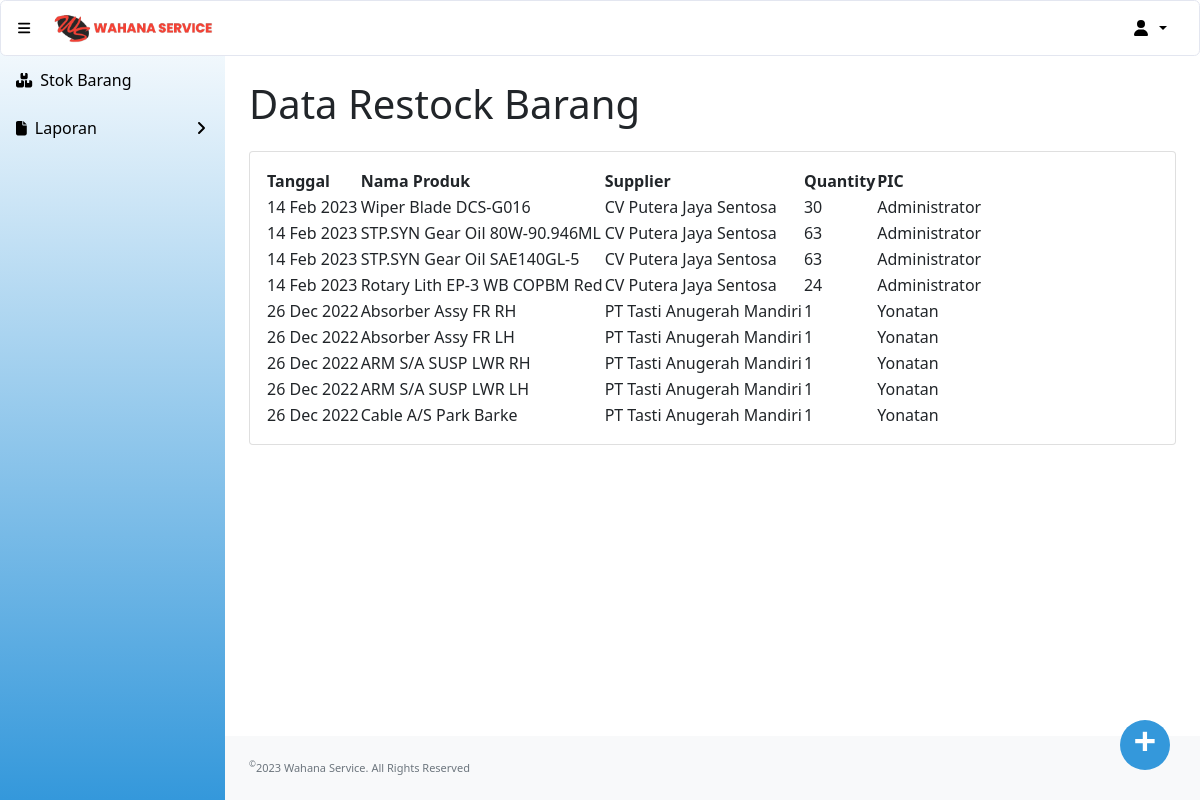
Screenshot of /restock_barang.php (signed in) with the database file from the repository.
### tables this page shows
CREATE TABLE `barang_masuk` (
  `id_masuk` int(11) NOT NULL,
  `id_produk` varchar(10) NOT NULL,
  `id_supplier` int(11) NOT NULL,
  `tanggal` date NOT NULL DEFAULT current_timestamp(),
  `stok` int(11) NOT NULL,
  `id` int(11) NOT NULL
);

CREATE TABLE `produk` (
  `id_produk` varchar(10) NOT NULL,
  `id_supplier` int(11) NOT NULL,
  `nama_produk` varchar(100) NOT NULL,
  `jenis_barang` varchar(100) NOT NULL,
  `qty` int(10) NOT NULL,
  `harga` int(10) NOT NULL
);

CREATE TABLE `supplier` (
  `id_supplier` int(11) NOT NULL,
  `nama_supplier` varchar(200) NOT NULL,
  `alamat` varchar(500) NOT NULL,
  `no_telp` varchar(20) NOT NULL
);

CREATE TABLE `user` (
  `id` int(11) NOT NULL,
  `username` varchar(200) NOT NULL,
  `password` text NOT NULL,
  `fullname` varchar(200) NOT NULL,
  `level` enum('owner','admin','kasir') NOT NULL
);

### restock_barang.php (the view, shortened to what this page needs)
<?php
include "conn.php";
?>
<!DOCTYPE html>
<html lang="en">
    <head>
        <link href="https://cdn.jsdelivr.net/npm/simple-datatables@latest/dist/style.css" rel="stylesheet" />
        <link href="css/styles.css" rel="stylesheet" />
    </head>
    <body class="sb-nav-fixed">
    <?php include "head.php"; ?>
        <div id="layoutSidenav">
        <?php include "menu.php"; ?>
            </div>
            <div id="layoutSidenav_content">
                <main>
                    <div class="container-fluid px-4">
                        <h1 class="mt-4" style="padding-bottom:15px";>Data Restock Barang</h1>
                        <div class="card mb-4">
                            <div class="card-body">
                                <table id="datatablesSimple">
                                    <thead>
                                        <tr>
                                            <th>Tanggal</th>
                                            <th>Nama Produk</th>
                                            <th>Supplier</th>
                                            <th>Quantity</th>
                                            <th>PIC</th>
                                        </tr>
                                    </thead>
                                    <tbody>
                                        <?php
                                            $sSQL="select * from barang_masuk m, produk p, supplier s, user u where p.id_produk = m.id_produk and s.id_supplier = m.id_supplier and m.id = u.id order by m.id_masuk DESC";
                                            $result=mysqli_query($koneksi, $sSQL);
                                            if (mysqli_num_rows($result) > 0)
                                            {
                                                while ($row=mysqli_fetch_assoc($result))
                                                {
                                                    $tanggal = $row['tanggal'];
                                                    $nama_produk = $row['nama_produk'];
                                                    $nama_supplier = $row['nama_supplier'];
                                                    $stok= $row['stok'];
                                                    $fullname = $row['fullname'];
                                        ?>
                                            <tr>
                                                <td><?php echo date('d M Y', strtotime($tanggal));?></td>
                                                <td><?php echo $nama_produk;?></td>
                                                <td><?php echo $nama_supplier;?></td>
                                                <td><?php echo $stok;?></td>
                                                <td><?php echo $fullname;?></td>
                                            </tr>
                                        <?php
                                                }
                                            }
                                         ?>
                                    </tbody>
                                </table>
                            </div>
                        </div>
                    </div>
                    <a href="add_restock_barang.php" class="act-btn">
                        +
                    </a>
                </main>
                <footer class="py-4 bg-light mt-auto">
                    <div class="container-fluid px-4">
                        <div class="d-flex align-items-center justify-content-between small">
                           <div class="text-muted"><sup>&copy;</sup>2023 Wahana Service. All Rights Reserved</div>
                        </div>
                    </div>
                </footer>
            </div>
    </body>
</html>

### rows the page displays
barang_masuk: tanggal "14 Feb 2023", id_produk.nama_produk "Wiper Blade DCS-G016", id_supplier.nama_supplier "CV Putera Jaya Sentosa", stok "30", id.fullname "Administrator"
barang_masuk: tanggal "14 Feb 2023", id_produk.nama_produk "STP.SYN Gear Oil 80W-90.946ML", id_supplier.nama_supplier "CV Putera Jaya Sentosa", stok "63", id.fullname "Administrator"
barang_masuk: tanggal "14 Feb 2023", id_produk.nama_produk "STP.SYN Gear Oil SAE140GL-5", id_supplier.nama_supplier "CV Putera Jaya Sentosa", stok "63", id.fullname "Administrator"
barang_masuk: tanggal "14 Feb 2023", id_produk.nama_produk "Rotary Lith EP-3 WB COPBM Red", id_supplier.nama_supplier "CV Putera Jaya Sentosa", stok "24", id.fullname "Administrator"
barang_masuk: tanggal "26 Dec 2022", id_produk.nama_produk "Absorber Assy FR RH", id_supplier.nama_supplier "PT Tasti Anugerah Mandiri", stok "1", id.fullname "Yonatan"
barang_masuk: tanggal "26 Dec 2022", id_produk.nama_produk "Absorber Assy FR LH", id_supplier.nama_supplier "PT Tasti Anugerah Mandiri", stok "1", id.fullname "Yonatan"
barang_masuk: tanggal "26 Dec 2022", id_produk.nama_produk "ARM S/A SUSP LWR RH", id_supplier.nama_supplier "PT Tasti Anugerah Mandiri", stok "1", id.fullname "Yonatan"
barang_masuk: tanggal "26 Dec 2022", id_produk.nama_produk "ARM S/A SUSP LWR LH", id_supplier.nama_supplier "PT Tasti Anugerah Mandiri", stok "1", id.fullname "Yonatan"
barang_masuk: tanggal "26 Dec 2022", id_produk.nama_produk "Cable A/S Park Barke", id_supplier.nama_supplier "PT Tasti Anugerah Mandiri", stok "1", id.fullname "Yonatan"
